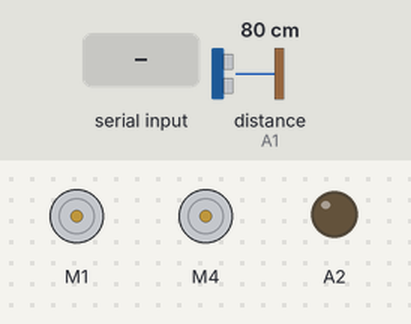
Simulated run of this sketch. Board: Arduino Uno, built with avr-gcc and run on an emulated ATmega328P. Parts: 2 × DC motor (green arrow = forward, orange = backward, longer = faster), output pins drawn as LEDs (lit = HIGH). The test bench sets the inputs (shaded band); at power-on: distance to the obstacle (sensor on A1) 80 cm. The echo pulse lasts 58.3 µs per cm; random numbers use the default seed unless the sketch sets one; pins used as bus, display or sensor lines are not drawn.

Above: at 1.2 s.
1.3 s: "f" received over the second serial link
At 1.9 s:
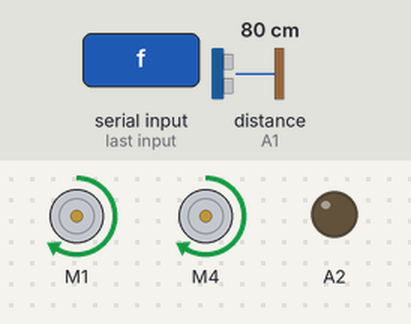
2.8 s: "b" received over the second serial link
At 4.0 s:
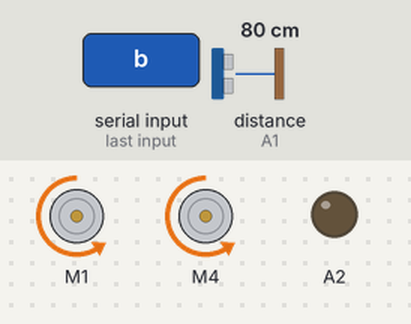
4.3 s: "r" received over the second serial link
At 5.4 s:
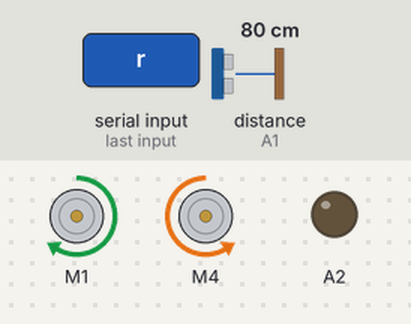
5.8 s: "l" received over the second serial link
At 6.5 s:
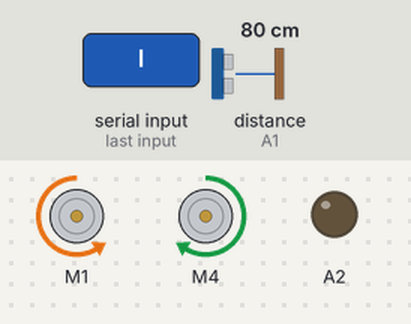
7.3 s: "a" received over the second serial link
At 7.6 s:
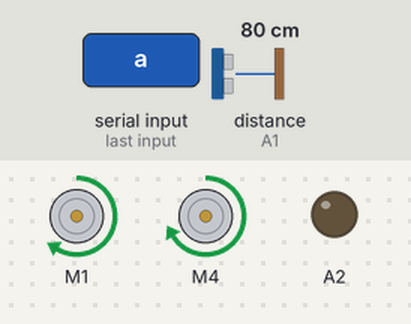
Timing chart, 0 to 9.8 s (numbered marks = the images above; inputs shaded):
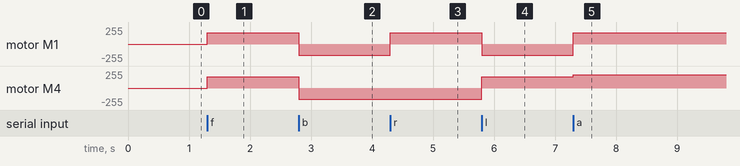

Measured:
- after the input at 1.3 s, motor M1, motor M4: stopped → forward 170/255 at once
- after the input at 2.8 s, motor M1, motor M4: forward 170/255 → backward 170/255 at once
- after the input at 4.3 s, motor M1: backward 170/255 → forward 170/255 at once
- after the input at 5.8 s, motor M1: forward 170/255 → backward 170/255 at once; motor M4: backward 170/255 → forward 170/255 at once
- after the input at 7.3 s, motor M1: backward 170/255 → forward 170/255 at once; motor M4: forward 170/255 → forward 200/255 at once

The sketch:

mycar.ino
```cpp
#include <AFMotor.h>

#include <SoftwareSerial.h>
AF_DCMotor motor_L(1);
AF_DCMotor motor_R(4);

#define BT_RXD A4
#define BT_TXD A5
#define led1 A2
#define led2 A3

int TrigPin = A0;
int EchoPin = A1;
long duration,distance;

bool isStopped = false;

int Lspeed = 170;
int Rspeed = 200;

SoftwareSerial BTSerial(BT_RXD,BT_TXD);

void setup() {
  // put your setup code here, to run once:
  motor_L.setSpeed(0);
  motor_L.run(RELEASE);
  motor_R.setSpeed(0);
  motor_R.run(RELEASE);
  pinMode(EchoPin,INPUT);
  pinMode(TrigPin,OUTPUT);
  pinMode(A2,OUTPUT);
  pinMode(A2,OUTPUT);

  BTSerial.begin(9600);
}

void loop() {

    if(BTSerial.available()){
      char val = BTSerial.read();
      if(val=='f') go_motor(170);
      else if(val=='b')back_motor(170);
      else if(val=='r') right_motor(170);
      else if(val=='l') left_motor(170);
      else if(val=='s') stop_motor();
      else if(val=='a') {
                while(1){
          char val = BTSerial.read();
          Forward();
          Obstacle_Check();
          if(val =='z'){break;}
        }
      }
      else {
        stop_motor();
        }
    }
}
  // put your main code here, to run repeatedly:
void go_motor(uint8_t speedSet){
    motor_L.setSpeed(speedSet);
    motor_R.setSpeed(speedSet);
    motor_L.run(FORWARD);
    motor_R.run(FORWARD);
    }

        void back_motor(uint8_t speedSet){
      motor_L.setSpeed(speedSet);
      motor_R.setSpeed(speedSet);
      motor_L.run(BACKWARD);
      motor_R.run(BACKWARD);
    }

        void left_motor(uint8_t speedSet){
      motor_L.setSpeed(speedSet);
      motor_R.setSpeed(speedSet);
      motor_L.run(BACKWARD);
      motor_R.run(FORWARD);
    }

        void right_motor(uint8_t speedSet){
      motor_L.setSpeed(speedSet);
      motor_R.setSpeed(speedSet);
      motor_L.run(FORWARD);
      motor_R.run(BACKWARD);
    }

    void stop_motor(){
      motor_L.run(RELEASE);
      motor_R.run(RELEASE);
    }


void Obstacle_Check() {
  int val = random(2);
  Distance_Measurement();
  delay(50);
  Serial.println(distance);
  while (distance < 300) {
    if (distance < 150) {
      Backward();
      delay(800);
      Stop();
      delay(50);
      Distance_Measurement();
      delay(100);
    } else {
      if (val == 0) {
        Right();
        delay(400);
      } else if (val == 1) {
        Left();
        delay(400);
      }
      Distance_Measurement();
      delay(100);
    }
  }
}

void Distance_Measurement(){
  digitalWrite(TrigPin,LOW);
  delay(2);
  digitalWrite(TrigPin,HIGH);
  delayMicroseconds(10);
  digitalWrite(TrigPin,LOW);
  duration = pulseIn(EchoPin,HIGH);
  distance = ((float)(340*duration)/1000)/2;
  delay(50);
}

void Forward(){
  motor_L.run(FORWARD);
motor_R.run(FORWARD);
motor_L.setSpeed(Lspeed);
motor_R.setSpeed(Rspeed);}

void Backward(){
  motor_L.run(BACKWARD);
motor_R.run(BACKWARD);
motor_L.setSpeed(Lspeed);
motor_R.setSpeed(Rspeed);}

void Right(){
  motor_L.run(FORWARD);
motor_R.run(BACKWARD);
motor_L.setSpeed(Lspeed);
motor_R.setSpeed(Rspeed*0.5);
}

void Left(){
  motor_L.run(BACKWARD);
motor_R.run(FORWARD);
motor_L.setSpeed(Lspeed*0.5);
motor_R.setSpeed(Rspeed);}


void Stop(){
  motor_L.run(RELEASE);
motor_R.run(RELEASE);
motor_L.setSpeed(0);
motor_R.setSpeed(0);}
```
